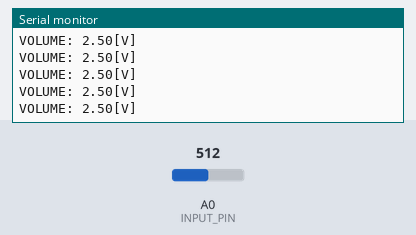
Simulated run of this sketch. Board: Arduino Uno, built with avr-gcc and run on an emulated ATmega328P. Shown: the last lines printed to the serial monitor. The test bench sets the inputs (shaded band); at power-on: A0 (INPUT_PIN) = 512.

Above: at 1.2 s.
1.3 s: A0 (INPUT_PIN) set to 716
At 1.31 s:
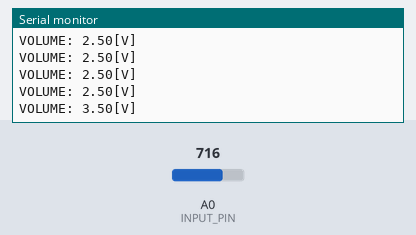
2.8 s: A0 (INPUT_PIN) set to 900
At 2.82 s:
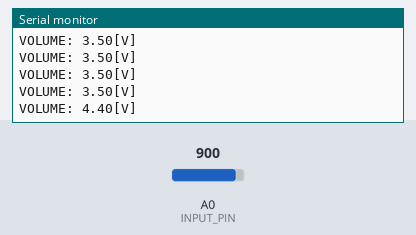
Timing chart, 0 to 5.8 s (numbered marks = the images above; inputs shaded):
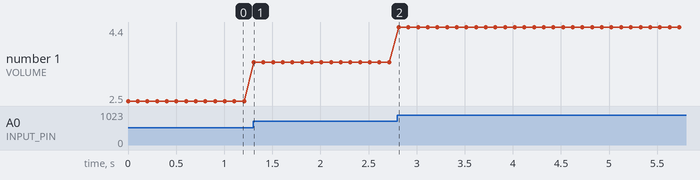

The sketch:

1.ino
```cpp
const int INPUT_PIN = A0; // 入力ピンをA0にする
float volume;             // 読み取った電圧の大きさを格納する変数

void setup(){
  Serial.begin(9600);     // シリアル通信の開始
}

void loop(){
  volume = analogRead(INPUT_PIN); // 電圧の読み取り, 値は0~1023の大きさ
  volume = (volume / 1023) * 5;   // volumeが0~5[V]になるように変換

  // シリアルモニタに出力, volumeはfloat型からString型へ変換
  Serial.println("VOLUME: " + String(volume) + "[V]");

  delay(100);                     // 100ms待機
}
```

Measured:
- after the input at 1.3 s, the serial monitor: prints a new line at once (image 1)
- after the input at 2.8 s, the serial monitor: prints a new line at once (image 2)
- plotted number 1: 2.5 → 3.5 after the input at 1.3 s, 3.5 → 4.4 after the input at 2.8 s
